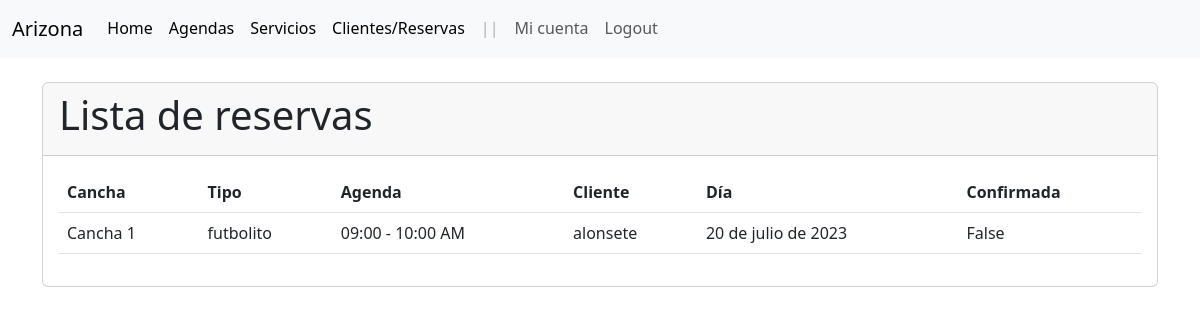
The app's page /cliente/reservas/ (signed in), older data.
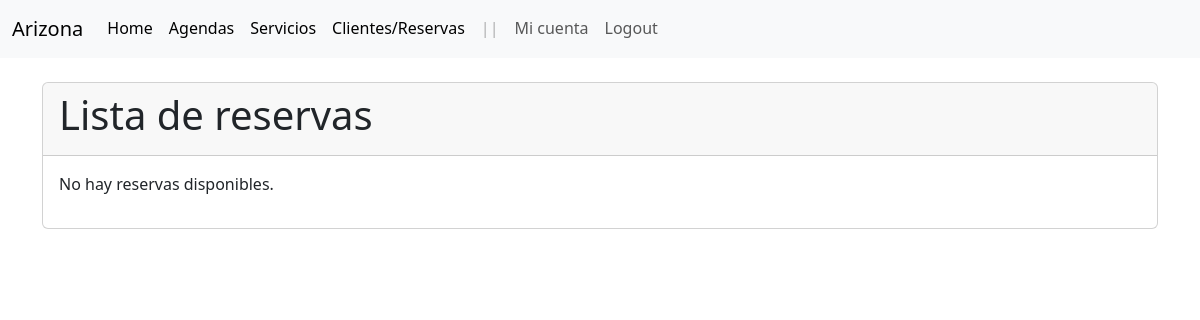
The same page, newer data.
### cliente/models.py (models this page shows, shortened)
class Reserva(models.Model):
    cliente = models.ForeignKey(Cliente, on_delete=models.CASCADE)
    agenda = models.ForeignKey(Agenda, on_delete=models.CASCADE)
    dia = models.DateField()
    confirmada = models.BooleanField(default=False)
    class Meta:
        unique_together = ('agenda', 'cliente', 'dia')

class Cliente(models.Model):
    SEXO = [
        ('F', 'Femenino'),
        ('M', 'Masculino'),
    ]
    user = models.OneToOneField(
        'accounts.User',
        verbose_name='Usuario',
        on_delete=models.CASCADE
    )
    rut = models.CharField(max_length=10)
    sexo = models.CharField(max_length=10, choices=SEXO)
    def __str__(self):
        return f'{self.user.username}'

### servicio/models.py (models this page shows, shortened)
class Agenda(models.Model):
    cancha = models.ForeignKey(Cancha, on_delete=models.CASCADE)
    horario = models.ForeignKey(Horario, on_delete=models.CASCADE)
    disponible = models.BooleanField(default=True)
    class Meta:
        verbose_name = _('Agenda')
        verbose_name_plural = _('Agendas')
        unique_together = ('cancha', 'horario')

class Cancha(models.Model):
    NUMERACION_CHOICES = [
        ('1', 'Cancha 1'),
        ('2', 'Cancha 2'),
        ('3', 'Cancha 3'),
        ('4', 'Cancha 4'),
        ('5', 'Cancha 5'),
        ('6', 'Cancha 6'),
        ('7', 'Cancha 7'),
        ('8', 'Cancha 8'),
    ]
    numeracion = models.CharField(max_length=10, choices=NUMERACION_CHOICES)
    tipo = models.ForeignKey(TipoCancha, on_delete=models.CASCADE, related_name='canchas')
    def __str__(self):
        return f'Cancha {self.numeracion}'
    class Meta:
        verbose_name = _('Cancha')
        verbose_name_plural = _('Canchas')

class TipoCancha(models.Model):
    nombre = models.CharField(max_length=50)
    precio = models.DecimalField(max_digits=8, decimal_places=0)
    descripcion = models.TextField()
    def __str__(self):
        return self.nombre
    class Meta:
        verbose_name = _('Tipo de Cancha')
        verbose_name_plural = _('Tipos de Canchas')

class Horario(models.Model):
    AM = 'AM'
    PM = 'PM'
    HORAS_CHOICES = [
        ('09', '09:00 - 10:00'),
        ('10', '10:00 - 11:00'),
        ('11', '11:00 - 12:00'),
        ('12', '12:00 - 01:00'),
        ('16', '04:00 - 05:00'),
        ('17', '05:00 - 06:00'),
        ('18', '06:00 - 07:00'),
        ('19', '07:00 - 08:00'),
        ('20', '08:00 - 09:00'),
        ('21', '09:00 - 10:00'),
    ]
    MERIDIEM_CHOICES = [
        (AM, 'AM'),
        (PM, 'PM'),
    ]
    horario = models.CharField(max_length=10, choices=HORAS_CHOICES, unique=True)
    meridiem = models.CharField(max_length=2, choices=MERIDIEM_CHOICES, default=PM)
    def __str__(self):
        return f'{self.get_horario_display()} {self.get_meridiem_display()}'
    class Meta:
        verbose_name = _('Horario')
        verbose_name_plural = _('Horarios')

### accounts/models.py (models this page shows, shortened)
class User(AbstractBaseUser, PermissionsMixin):
    username = models.CharField(
        'Usuario', max_length=30, unique=True, validators=[
            validators.RegexValidator(
                re.compile('^[\w.@+-]+$'),
                'ingrese un nombre de usuario valido '
                'Este valor debe contener solo letras, números '
                'excepto: @/./+/-/_.'
                ,  'invalid'
            )
        ], help_text='Un nombre corto que sera usado'+
                    ' para identificarlo de forma unica en la plataforma.'
    )
    name = models.CharField('Name', max_length=100)
    email = models.EmailField('Email', unique=True)
    is_staff = models.BooleanField('Admin', default=False)
    is_active = models.BooleanField('Ativo', default=True)
    date_joined = models.DateTimeField('Data de Entrada', auto_now_add=True)
    USERNAME_FIELD = 'username'
    REQUIRED_FIELDS = ['email']
    objects = UserManager()
    class Meta:
        verbose_name = 'Usuario'
        verbose_name_plural = 'Usuarios'

### cliente/views.py (the view)
# urls.py: path('reservas/', views.reserva_list, name='reserva_list'),
def reserva_list(request):
    reservas = Reserva.objects.all()
    return render(request, 'reserva/listar.html', {'reservas': reservas})

### cliente/templates/reserva/listar.html (shortened to what this page needs)
{% extends "layout.html" %}
{% load static %}
{% load humanize %}
{% block container %}
<div class="container">
  <br>
  <div class="card">
    <div class="card-header">
      <h1 class="card-title">Lista de reservas</h1>
    </div>
    <div class="card-body">
      {% if reservas %}
      <table class="table reserva-table">
        <thead>
          <tr>
            <th>Cancha</th>
            <th>Tipo</th>
            <th>Agenda</th>
            <th>Cliente</th>
            <th>Día</th>
            <th>Confirmada</th>
          </tr>
        </thead>
        <tbody>
          {% for reserva in reservas %}
          <tr>
            <td>{{ reserva.agenda.cancha }}</td>
            <td>{{ reserva.agenda.cancha.tipo }}</td>
            <td>{{ reserva.agenda.horario }}</td>
            <td>{{ reserva.cliente }}</td>
            <td>{{ reserva.dia }}</td>
            <td>{{ reserva.confirmada }}</td>
          </tr>
          {% empty %}
          <tr>
            <td colspan="4">No hay servicio disponibles.</td>
          </tr>
          {% endfor %}
        </tbody>
      </table>
      {% else %}
      <p>No hay reservas disponibles.</p>
      {% endif %}
    </div>
  </div>
</div>
{% endblock %}

Row changes from the older to the newer data that the page shows:
removed Reserva: agenda.cancha "Cancha 1", agenda.cancha.tipo "futbolito", agenda.horario "09:00 - 10:00 AM", cliente "alonsete", dia "20 de julio de 2023", confirmada "False"
Text that changed along with them:
text no longer shown: "Cancha Tipo Agenda Cliente Día Confirmada"
text now shown: "No hay reservas disponibles."
